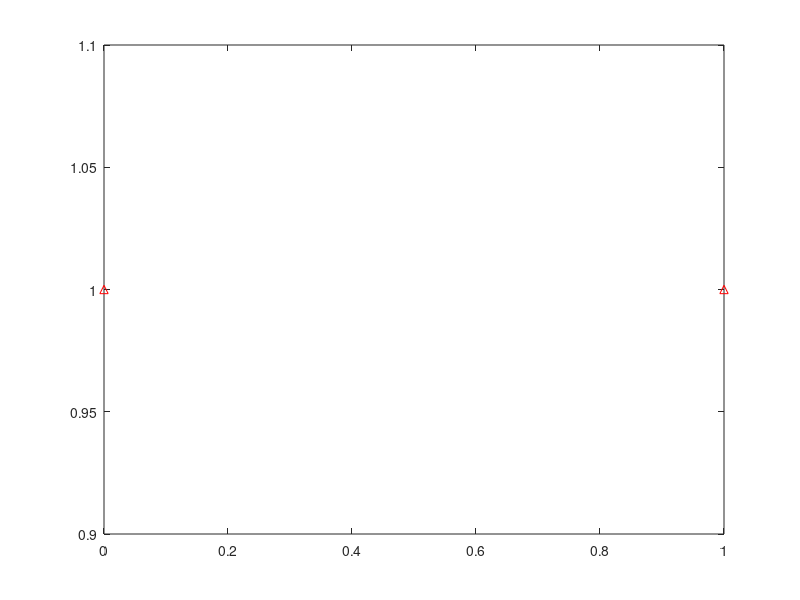

Source code (MATLAB): (Note: this script raises an error after producing the figure.)
%% Sample 7-3
%% 幾何学処理
% 拡大処理
% 
% 画像処理特論
% 
% 村松 正吾 
% 
% 動作確認: MATLAB R2020a
%% Geometric image processing
% Interpolation
% 
% Advanced Topics in Image Processing
% 
% Shogo MURAMATSU
% 
% Verified: MATLAB R2020a
% 準備
% (Preparation)

close all
% 補間率の設定
% (Setting of upsampling factor)
%% 
% * $M$: 補間率 (upsampling factor) 

% Upsampling factor
uFactor = 2;

% Upsampling phase
uPhase = 0;
%% 
% 最近傍補間フィルタのインパルス応答 (Impulse response of nearest-neighbor filter)
% 
% $$f[n]=\left\{\begin{array}{ll} 1& 0\leq n\leq M-1 \\ 0 & \mathrm{otherwise} 
% \end{array}\right.$$
% 
% 一次補間フィルタのインパルス応答 (Impulse response of linear interpolation filter)
% 
% $$f[n]=\left\{\begin{array}{ll} \frac{1}{M}(M-|n|) & -M+1\leq n\leq M-1 \\ 
% 0 & \mathrm{otherwise} \end{array}\right.$$
% 
% オフセットを考慮した場合 (When considering the offset)
% 
% $$f[n]=\left\{\begin{array}{ll} \frac{1}{M}\left(M-\left|n-\frac{1}{2}\right|\right) 
% & -M+1\leq n\leq M \\ 0 & \mathrm{otherwise} \end{array}\right.$$
% 
% ただし，非因果性に注意．(Note that the incausal property.)
%% 
% * $\{f[n]\}_n$: インパルス応答 (Impulse response)

% Filter seletion
ftype = "Nearest neighbor";
offset = false; % Set TRUE for even M, FALSE for odd M to make the handmade bilinear interpolation similar to IMRESIZE

% Impulse response of interpolation filter
if strcmp(ftype,'Nearest neighbor')
    f = ones(1,uFactor);
    offset = false;
elseif strcmp(ftype, 'Bilinear interpolation')
    if ~offset
         f = 1-abs((-uFactor+1):(uFactor-1))/uFactor;
    else
        f = 1-abs(((-uFactor+1):uFactor)-0.5)/uFactor;
    end
else
    error('Invalid ftype')
end
%% フィルタ特性の表示
% (Display of filter characteristics)

% Impulse response
figure(1)
impz(f)
ax = gca;
ax.XLim = [-1 length(f)];
ax.YLim = [-0.2 1.2];
% Frequency response
figure(2)
freqz(f)
ax = gca;
hold on
line([0 1/uFactor 1/uFactor],[20*log10(uFactor) 20*log10(uFactor) ax.YLim(1)],...
    'LineStyle',':','LineWidth',2,'Color','red');
hold off
% 画像への適用
% (Application to images)
% 
% $$v[\mathbf{m}]=\sum_{\mathbf{k}\in\mathbb{Z}^2}u[\mathbf{Mk}]f[\mathbf{m}-\mathbf{Mk}]$$
% 
% 最近傍補間フィルタのインパルス応答 (Impulse response of nearest-neighbor filter)
% 
% $$f[\mathbf{n}]=\left\{\begin{array}{ll} 1 & \mathbf{n}\in \mathcal{N}(\mathbf{M})\\ 
% 0 & \mathrm{otherwise} \end{array}\right.$$
% 
% 双一次補間フィルタのインパルス応答 (Impulse response of bilinear interpolation filter)
% 
% $$f[\mathbf{n}]=\left\{\begin{array}{ll} \mathrm{prod}\left(\mathbf{1}-\mathrm{abs}\left(\mathbf{M}^{-1}\mathbf{n}\right) 
% \right)& \mathbf{n}\in \{\mathbf{Mx}\in\mathbb{Z}^2\ |\ \mathbf{x}\in(-1,1)^2\} 
% \\ 0 & \mathrm{otherwise} \end{array}\right.$$
% 
% オフセットを考慮した場合
% 
% $$f[\mathbf{n}]=\left\{\begin{array}{ll} \mathrm{prod}\left(\mathbf{1}-\mathrm{abs}\left(\mathbf{M}^{-1}\mathbf{n}-\frac{1}{2}\mathbf{1}\right) 
% \right)& \mathbf{n}\in \{\mathbf{Mx}\in\mathbb{Z}^2\ |\ \mathbf{x}\in(-1,1]^2\} 
% \\ 0 & \mathrm{otherwise} \end{array}\right.$$
% 
% ただし， $\mathrm{prod}(\cdot)$ は要素の積．非因果性に注意．(where $\mathrm{prod}(\cdot)$ denotes 
% the product of the array elements. Note that the incausal property.)
% 
% Note that if $\mathbf{M}=\mathrm{diag}(M,M)\Rightarrow \mathrm{prod}(\mathbf{1}-\mathrm{abs}(\mathbf{M}^{-1}\mathbf{n}-\alpha\mathbf{1}))=\frac{1}{M^2}(M-|n_1-\alpha|)(M-|n_2-\alpha|)$ 
% , $\{\mathbf{Mx}\in\mathbb{Z}^2\ |\ \mathbf{x}\in(-1,1)^2\}=\{-M+1,-M+2,\cdots,M-1\}^2$ 
% and $\{\mathbf{Mx}\in\mathbb{Z}^2\ |\ \mathbf{x}\in(-1,1]^2\}=\{-M+1,-M+2,\cdots,M\}^2$.

% Reading an image
u = imread('cameraman.tif');

% Generating an interpolation filter
if strcmp(ftype,'Nearest neighbor')
    [n1,n2] = ndgrid(0:uFactor-1);
    f = ones(uFactor,uFactor);
elseif strcmp(ftype,'Bilinear interpolation')
    if ~offset
        [n1,n2] = ndgrid(-uFactor+1:uFactor-1);
        f = (1-abs(n1)/uFactor).*(1-abs(n2)/uFactor);
    else
        [n1,n2] = ndgrid(-uFactor+1:uFactor);
        f = (1-abs(n1-0.5)/uFactor).*(1-abs(n2-0.5)/uFactor);
    end
else
    error('Invalid ftype')
end
figure(3)
stem3(n2,n1,f,'filled')
axis ij
ax = gca;
ax.XLim = ax.XLim + [-1 1];
ax.YLim = ax.YLim + [-1 1];
figure(4)
freqz2(f)
axis ij
%%

% Bivariate upsampling function
upsample2 = @(x,n,phase) ...
    shiftdim(upsample(...
    shiftdim(upsample(x,...
    n(1),phase(1)),1),...
    n(2),phase(2)),1);

% Interpolation with upsampling and filtering
x = padarray(u,[1 1],'replicate','both');
w = imfilter(upsample2(x,uFactor*[1 1],uPhase*[1 1]),f,'conv');
s = ceil(uFactor/2);
v = w(s+1:s+uFactor*size(u,1),s+1:s+uFactor*size(u,2));

% Interpolation with IMRESIZE
if strcmp(ftype,'Nearest neighbor')
    y = imresize(u,uFactor,'nearest');
elseif strcmp(ftype, 'Bilinear interpolation')
    y = imresize(u,uFactor,'bilinear');
else
    error('Invalid ftype')
end

% 画像表示
% (Display image)
% 
% 原画像 (Original)

figure(5)
imshow(u)
title('Original')
%% 
% 拡大画像 (Interpolated image)

% Definition of MSE
mymse = @(x,y) sum((x-y).^2,'all')/numel(x);

% Display results
figure(6)
imshow(v)
title('Interpolation w/o IMRESIZE')
figure(7)
imshow(y)
title('Interpolation w/ IMRESIZE')
figure(8)
imshow(imabsdiff(v,y))
title(['Absolute difference (MSE = ' num2str(mymse(v,y)) ')'])
%% 
% © Copyright, Shogo MURAMATSU, All rights reserved.